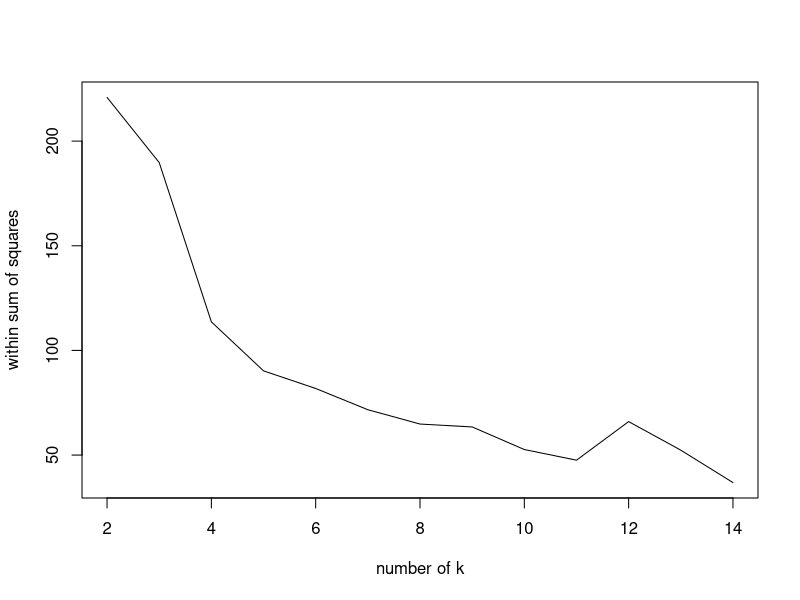
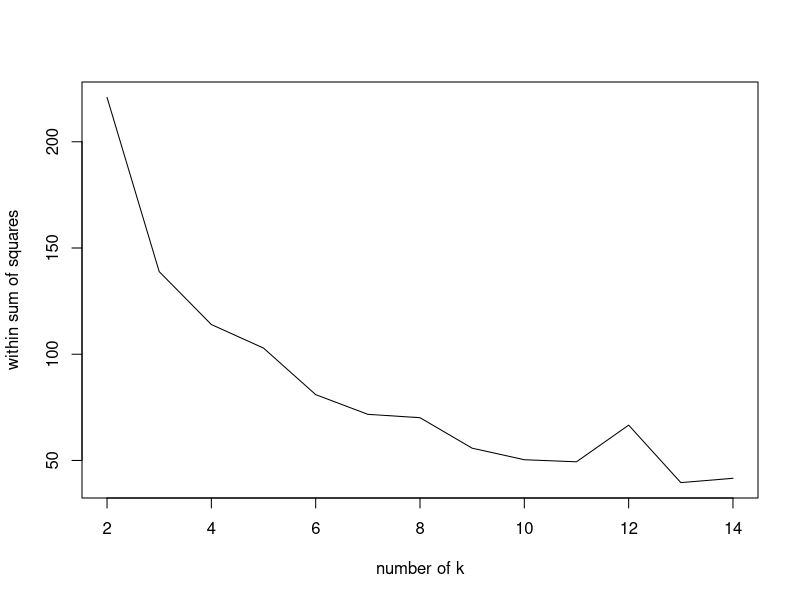
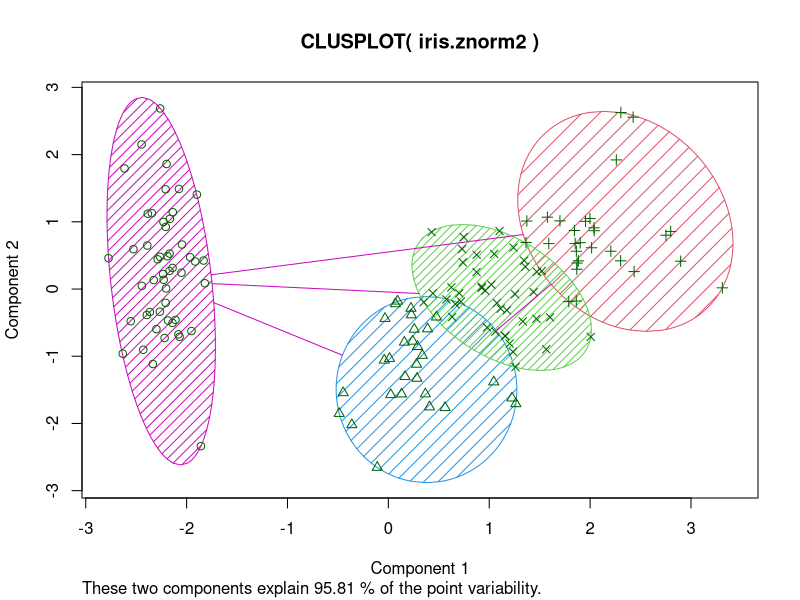

These figures' R source, in order:
library(MASS)
data("iris")
str(iris)
#we remove the species feature
iris.z <- iris[,-5]
str(iris.z)
#normalize iris
iris.znorm <- as.data.frame(lapply(iris.z, scale))
str(iris.znorm)
#find elbow
kval <- 2:14
set.seed(1)
WSS <- sapply(kval, function(k){kmeans(iris.znorm, centers = k)$tot.withinss})
plot(kval,WSS,type = "l", xlab = "number of k", ylab = "within sum of squares")
#Interesting point around k=5. the ss value actually increases for a bit after k=5. Try with max-min norm
normalize <- function(x){ return((x - min(x))/(max(x) - min(x)))}
iris.znorm2 <- as.data.frame(lapply(iris.z, normalize))
str(iris.znorm2)
WSS <- sapply(kval, function(k){kmeans(iris.znorm, centers = k)$tot.withinss})
plot(kval,WSS,type = "l", xlab = "number of k", ylab = "within sum of squares")
#Better elbows, but again weird behavior after k=13
#We will go with k=4
set.seed(1234)
iris.clusters <- kmeans(iris.znorm2, 4)
#size of clusters
iris.clusters$size
#Examine centers
iris.clusters$centers
#Add cluster to data
iris.z$clusters <- iris.clusters$cluster
#Clusterplot
library(cluster)
clusplot(iris.znorm2,iris.clusters$cluster,color = TRUE, shade = TRUE)
